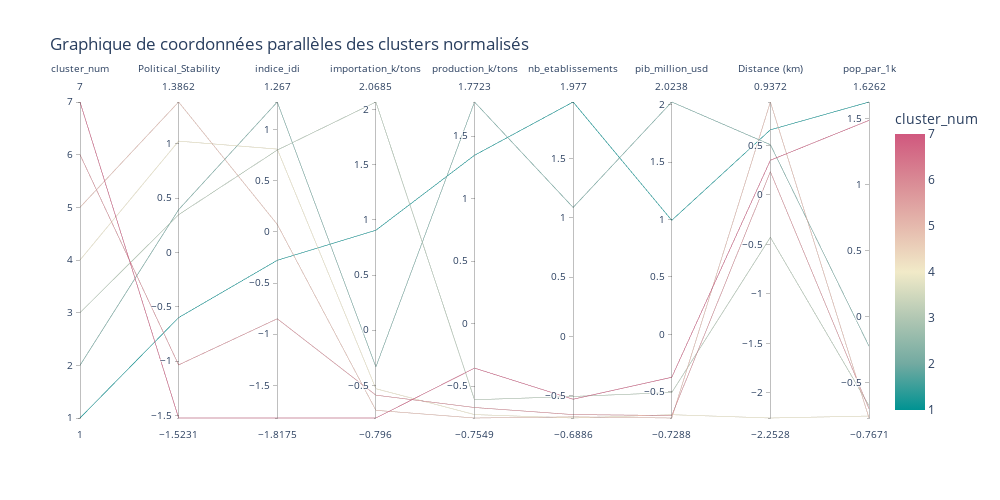

The notebook cell this image was saved under:
### Code cell
# Créer un graphique de coordonnées parallèles
fig = px.parallel_coordinates(df_cluster_means_normalized,
                              color='cluster_num',
                              dimensions=df_cluster_means_normalized.columns,
                              color_continuous_scale=px.colors.diverging.Tealrose,
                              title='Graphique de coordonnées parallèles des clusters normalisés')
fig.update_layout(width=1000, height=500)  
# Afficher le graphique
fig.show()

### Figure 1 — Plotly figure (JSON) as saved in the notebook; plotly's stock layout.template omitted (floating-point values rounded to 4 significant figures)
{"data": [{"dimensions": [{"label": "cluster_num", "values": [1, 2, 3, 4, 5, 6, 7]}, {"label": "Political_Stability", "values": [-0.5988, 0.3952, 0.3487, 1.026, 1.386, -1.034, -1.523]}, {"label": "indice_idi", "values": [-0.2782, 1.267, 0.7978, 0.8073, 0.07231, -0.8487, -1.818]}, {"label": "importation_k/tons", "values": [0.9061, -0.3328, 2.069, -0.5306, -0.7263, -0.5889, -0.796]}, {"label": "production_k/tons", "values": [1.346, 1.772, -0.6091, -0.7276, -0.7549, -0.6709, -0.356]}, {"label": "nb_etablissements", "values": [1.977, 1.088, -0.507, -0.6886, -0.679, -0.6598, -0.5302]}, {"label": "pib_million_usd", "values": [0.9931, 2.024, -0.5069, -0.7, -0.7288, -0.7071, -0.3741]}, {"label": "Distance (km)", "values": [0.6563, 0.506, -0.4287, -2.253, 0.9372, 0.2326, 0.3494]}, {"label": "pop_par_1k", "values": [1.626, -0.2234, -0.6735, -0.7523, -0.7671, -0.697, 1.487]}], "domain": {"x": [0, 1], "y": [0, 1]}, "line": {"color": [1, 2, 3, 4, 5, 6, 7], "coloraxis": "coloraxis"}, "name": "", "type": "parcoords"}], "layout": {"coloraxis": {"colorbar": {"title": {"text": "cluster_num"}}, "colorscale": [[0, "rgb(0, 147, 146)"], [0.1667, "rgb(114, 170, 161)"], [0.3333, "rgb(177, 199, 179)"], [0.5, "rgb(241, 234, 200)"], [0.6667, "rgb(229, 185, 173)"], [0.8333, "rgb(217, 137, 148)"], [1, "rgb(208, 88, 126)"]]}, "height": 500, "legend": {"tracegroupgap": 0}, "title": {"text": "Graphique de coordonnées parallèles des clusters normalisés"}, "width": 1000}}
